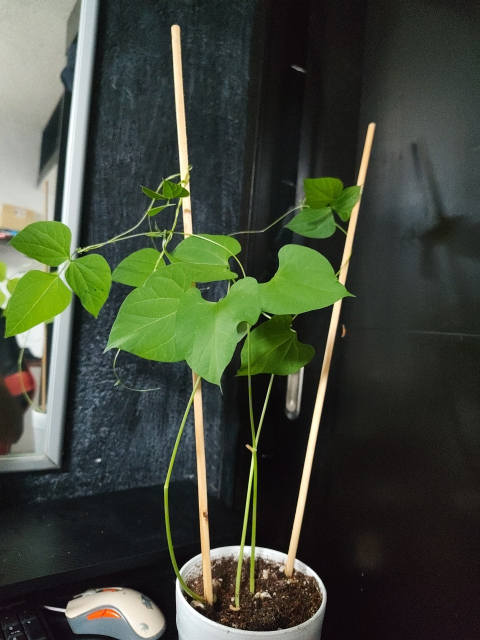
#> input picture prueba_oct/frijol/gt_1791105466484.jpg, 960 x 1280 px (shown at 1/2 size)
$ python -i construir_dataset_v6.py   (imports and definitions only)
#> lines starting #> are read from the running program, lines starting #| are printed output that depends on the picture; after the words box and inside, x2 and y2 are one past the last pixel; in counts of white or black regions, pixels touching at a corner belong together
#> further down, picture is the input picture: shape (1280, 960, 3); mean B, G, R 57.5, 72.1, 64.9
#!/usr/bin/env python3
"""
construir_dataset_v6.py -- Dataset v6: dataset_seg (v5) + fotos NUEVAS de tu planta.

Objetivo: que el modelo reconozca TU frijol (hoy lo clasifica como "no_frijol")
sin dar falsas alarmas con las cosas que no son frijol.

No toca dataset/, dataset_seg/, model*/ ni la app. Crea:
  ~/plagascan/dataset_v6/   copia de dataset_seg + fotos nuevas (solo en train)
  ~/plagascan/prueba_oct/   fotos nuevas APARTADAS para probar (el modelo no las ve)
      frijol/  -> se espera "sano"
      otros/   -> se espera "no_frijol"

Fotos nuevas = las de Recoleccion (PlagaScan Dev) tomadas desde el 3 de octubre,
que ya estan en ~/plagascan/campo_oct/files/ground_truth_captures/{frijol,otros}.
Las de septiembre NO se usan para entrenar: siguen siendo prueba independiente.

Como se separan: en orden de captura, en bloques de 4 fotos seguidas; de cada
4 bloques, 3 van a entrenamiento y 1 a prueba. Asi las fotos casi iguales
(tomadas una tras otra) no quedan repartidas entre entrenamiento y prueba, y
la prueba incluye de todo (planta completa, hoja, enves, detalle).

Las fotos de entrenamiento pasan por el MISMO flujo que la app (segmentar,
recortar, 224x224) y se generan 4 versiones de cada una, igual que antes.

Uso (dentro de ~/plagascan, con el venv activo):
    python ~/Descargas/construir_dataset_v6.py
    python ~/Descargas/construir_dataset_v6.py --sin-otros   (no recomendado)
"""
import csv
import math
import shutil
import sys
from datetime import datetime
from pathlib import Path

import cv2
import numpy as np

PS = Path.home() / "plagascan"
BASE = PS / "dataset_seg"
DESTINO = PS / "dataset_v6"
PRUEBA = PS / "prueba_oct"
CAPTURAS = PS / "campo_oct/files/ground_truth_captures"
DESDE_MS = int(datetime(2026, 10, 3).timestamp() * 1000)
MIN_OTROS = 20

HUE_MIN, HUE_MAX, SAT_MIN, VAL_MIN = 25, 95, 30, 30
MIN_AREA_RATIO, MARGIN_RATIO, TARGET, APP_MAX_SIDE, VARIANTES = 0.15, 0.08, 224, 1280, 3


def kt_round(x):
    return int(math.floor(x + 0.5))


def letterbox(img):
    h, w = img.shape[:2]
    s = TARGET / max(h, w)
    nh, nw = kt_round(h * s), kt_round(w * s)
    r = cv2.resize(img, (nw, nh), interpolation=cv2.INTER_AREA)
    top, left = (TARGET - nh) // 2, (TARGET - nw) // 2
    return cv2.copyMakeBorder(r, top, TARGET - nh - top, left, TARGET - nw - left, cv2.BORDER_REFLECT)


def flujo_app(img_bgr):
    h, w = img_bgr.shape[:2]
#> h = 1280; w = 960
    if max(h, w) > APP_MAX_SIDE:
        s = APP_MAX_SIDE / max(h, w)
        img_bgr = cv2.resize(img_bgr, (kt_round(w * s), kt_round(h * s)), interpolation=cv2.INTER_AREA)
    hsv = cv2.cvtColor(img_bgr, cv2.COLOR_BGR2HSV)
#> hsv: shape (1280, 960, 3); mean H, S, V 70.2, 69.2, 75.4
    mask = cv2.inRange(hsv, np.array([HUE_MIN, SAT_MIN, VAL_MIN]), np.array([HUE_MAX, 255, 255]))
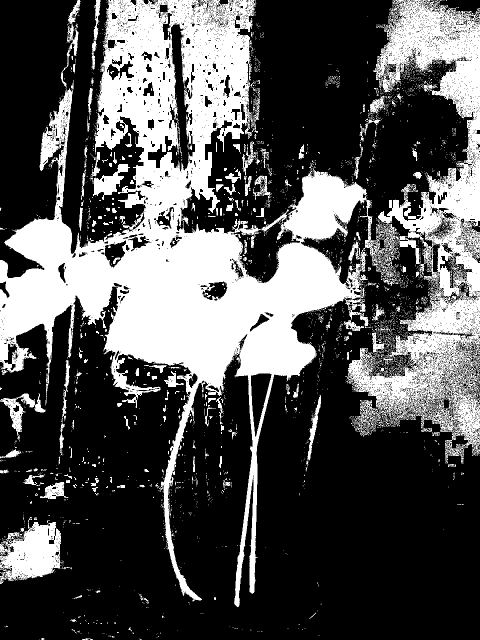
#> mask: shape (1280, 960) (shown at 1/2 size); 32.9% white; 3504 white regions (3276 under 20 px), largest, box (x1, y1, x2, y2) and area: (0, 0, 842, 1214) 270067, (694, 0, 960, 927) 89757, (0, 1040, 122, 1168) 10016
    k = cv2.getStructuringElement(cv2.MORPH_ELLIPSE, (15, 15))
    mask = cv2.morphologyEx(mask, cv2.MORPH_CLOSE, k, iterations=2)
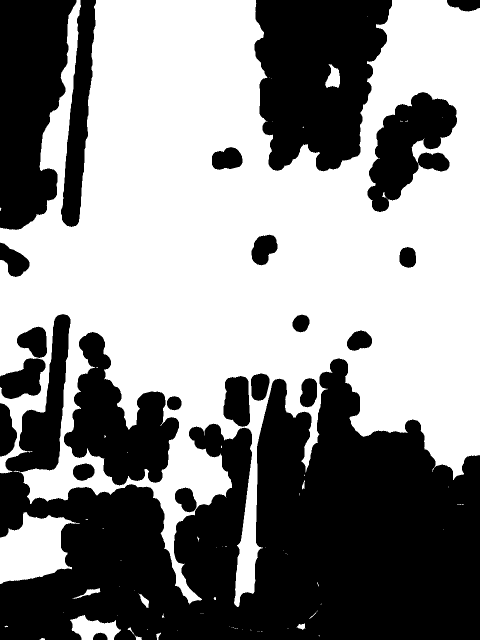
#> mask: shape (1280, 960) (shown at 1/2 size); 54% white; 23 black regions, largest, box (x1, y1, x2, y2) and area: (0, 628, 960, 1280) 338377, (509, 0, 784, 343) 70780, (0, 0, 153, 460) 50889
    mask = cv2.morphologyEx(mask, cv2.MORPH_OPEN, k, iterations=1)
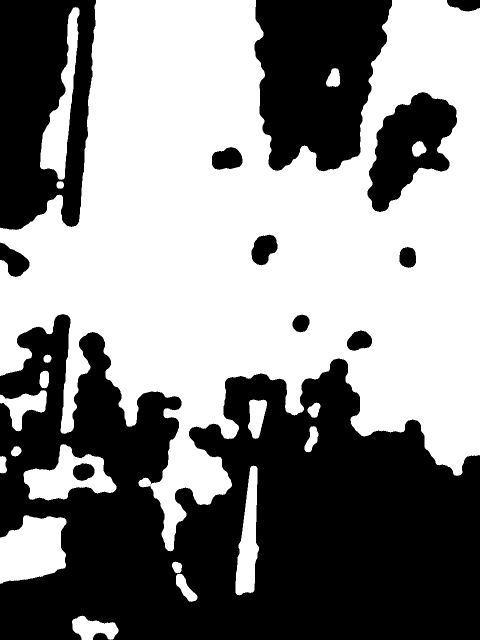
#> mask: shape (1280, 960) (shown at 1/2 size); 53.1% white; 14 black regions (1 under 20 px)
    contours, _ = cv2.findContours(mask, cv2.RETR_EXTERNAL, cv2.CHAIN_APPROX_SIMPLE)
#> contours = 18 contours; largest, box (x1, y1, x2, y2) and area: (0, 0, 960, 1103) 626045, (0, 1030, 133, 1168) 13702, (47, 888, 233, 1001) 11102, (80, 14, 159, 360) 9734, (471, 931, 518, 1191) 6938
    total = img_bgr.shape[0] * img_bgr.shape[1]
#> total = 1228800
    if not contours:
        return letterbox(img_bgr), False
    largest = max(contours, key=cv2.contourArea)
#> largest = contour of 2015 points, box (x1, y1, x2, y2) (0, 0, 960, 1103), area 626045
    if cv2.contourArea(largest) / total < MIN_AREA_RATIO:
        return letterbox(img_bgr), False
    x, y, bw, bh = cv2.boundingRect(largest)
#> x = 0; y = 0; bw = 960; bh = 1103
    mx, my = int(bw * MARGIN_RATIO), int(bh * MARGIN_RATIO)
#> mx = 76; my = 88
    x0, y0 = max(0, x - mx), max(0, y - my)
#> x0 = 0; y0 = 0
    x1, y1 = min(img_bgr.shape[1], x + bw + mx), min(img_bgr.shape[0], y + bh + my)
#> x1 = 960; y1 = 1191
    return letterbox(img_bgr[y0:y1, x0:x1]), True
#> in letterbox, `r = cv2.resize(img, (nw, nh), interpolation=cv2.INTER_AREA)`:
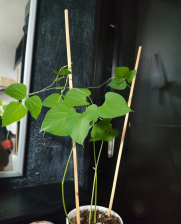
#> r: shape (224, 181, 3); mean of channels 0, 1, 2 56.6, 72.1, 63.9; drawn as B, G, R
#> in letterbox, `r = cv2.resize(img, (nw, nh), interpolation=cv2.INTER_AREA)`:
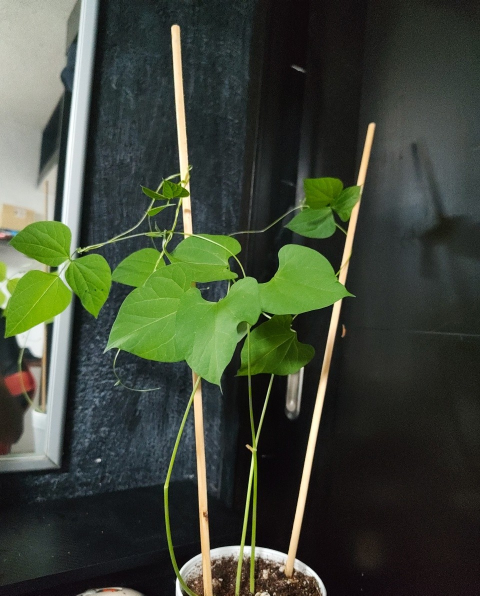
#> img: shape (1191, 960, 3) (shown at 1/2 size); mean of channels 0, 1, 2 56.6, 72.1, 63.9; drawn as B, G, R
#> in letterbox, `return cv2.copyMakeBorder(r, top, TARGET - nh - top, left, TARGET - nw..`:
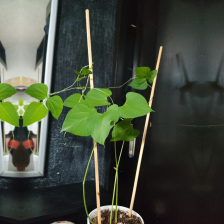
#> returned value: shape (224, 224, 3); mean of channels 0, 1, 2 59.8, 74.9, 67.4; drawn as B, G, R


# [18 lines left out: functions variante, ms_de, not called in this run]


def nuevas(carpeta):
    return sorted((p for p in (CAPTURAS / carpeta).glob("*.jpg") if ms_de(p) >= DESDE_MS), key=ms_de)


# [64 lines left out: functions separar, main, not called in this run]


# [2 lines not run here, left out]

>>> import cv2
>>> picture = cv2.imread('prueba_oct/frijol/gt_1791105466484.jpg')
>>> result = flujo_app(picture)

$ run again, on prueba_oct/otros/gt_1791106110743.jpg
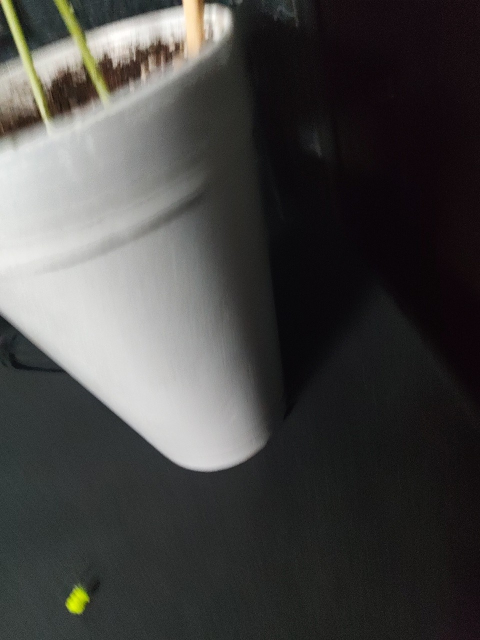
#> input picture prueba_oct/otros/gt_1791106110743.jpg, 960 x 1280 px (shown at 1/2 size)
#> picture is the input picture: shape (1280, 960, 3); mean B, G, R 67.8, 69.1, 70
#> hsv: shape (1280, 960, 3); mean H, S, V 81, 39.4, 71.5
#> in flujo_app, `mask = cv2.morphologyEx(mask, cv2.MORPH_OPEN, k, iterations=1)`:
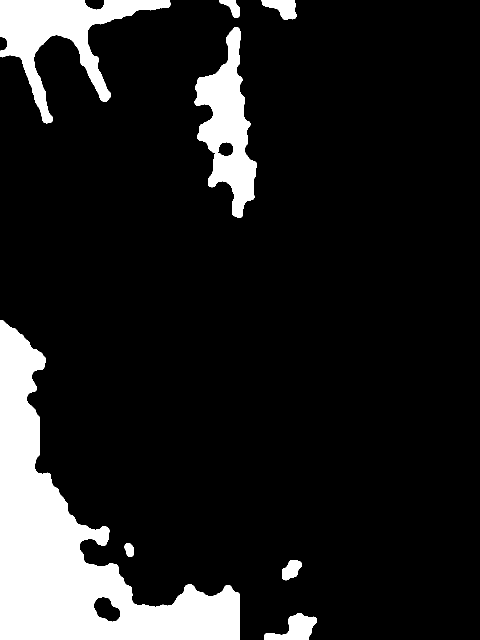
#> mask: shape (1280, 960) (shown at 1/2 size); 13% white; 8 white regions
#> contours = 8 contours; box (x1, y1, x2, y2) and area: (0, 640, 480, 1280) 104908, (0, 0, 341, 247) 26118, (389, 54, 514, 436) 22540, (528, 1226, 634, 1280) 2824, (523, 0, 593, 40) 1625, (564, 1120, 604, 1161) 1000, (438, 0, 480, 36) 669, (249, 1086, 268, 1114) 361
#> largest = contour of 486 points, box (x1, y1, x2, y2) (0, 640, 480, 1280), area 104908
#> in letterbox, `return cv2.copyMakeBorder(r, top, TARGET - nh - top, left, TARGET - nw..`:
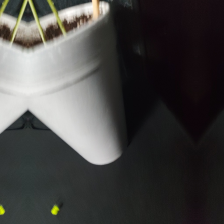
#> returned value: shape (224, 224, 3); mean of channels 0, 1, 2 67.5, 69, 70; drawn as B, G, R
